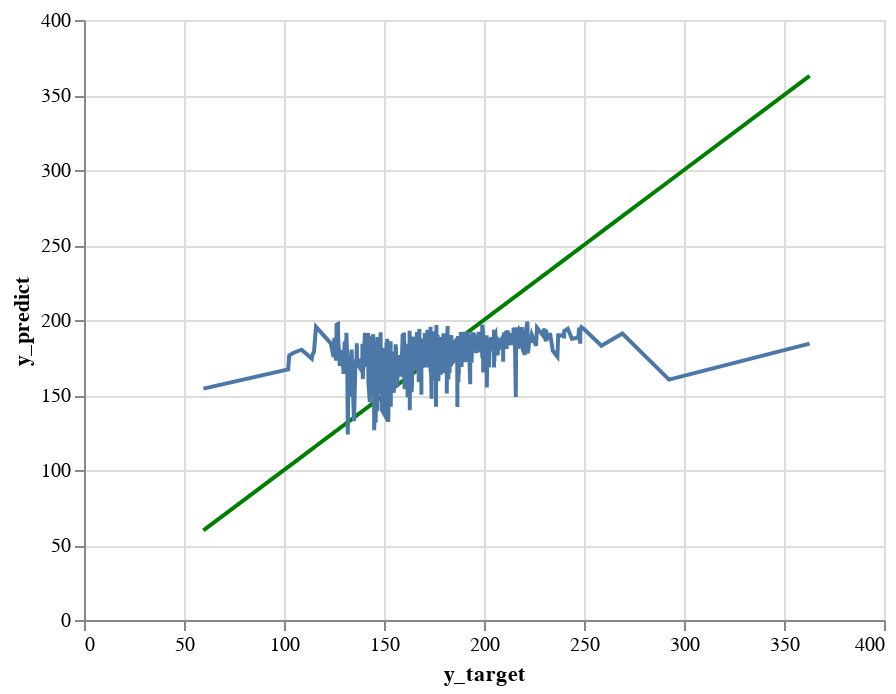

The notebook cell saved with this chart:
### Markdown cell above
**[4.8]** Display the predictions versus the target line charts on the testing set

### Code cell
perfect_line_chart_testing = alt.Chart(pd.DataFrame({'y_target': y_test, 'y_predict': y_test})).mark_line(color='green').encode(
    x='y_target',
    y='y_predict'
  )
perfect_line_chart_testing

predict_line_chart_testing_1 = alt.Chart(pd.DataFrame({'y_target': y_test, 'y_predict': y_test_preds_1})).mark_line().encode(
    x='y_target',
    y='y_predict'
  )
predict_line_chart_testing_1

perfect_line_chart_testing + predict_line_chart_testing_1

### Figure 1 — Vega-Lite specification as saved in the notebook (floating-point values rounded to 4 significant figures; data arrays with more than 128 entries replaced by an {"elided": "..."} marker saying what was removed)
{"config": {"view": {"continuousWidth": 400, "continuousHeight": 300}}, "layer": [{"data": {"name": "data-560274f3e6bb77ff417636ed40acdb9d"}, "mark": {"type": "line", "color": "green"}, "encoding": {"x": {"field": "y_target", "type": "quantitative"}, "y": {"field": "y_predict", "type": "quantitative"}}}, {"data": {"name": "data-1d70c4a3ba2428d49ca4b34b325d89bb"}, "mark": "line", "encoding": {"x": {"field": "y_target", "type": "quantitative"}, "y": {"field": "y_predict", "type": "quantitative"}}}], "$schema": "https://vega.github.io/schema/vega-lite/v4.17.0.json", "datasets": {"data-560274f3e6bb77ff417636ed40acdb9d": {"elided": "609 records"}, "data-1d70c4a3ba2428d49ca4b34b325d89bb": {"elided": "609 records"}}}
